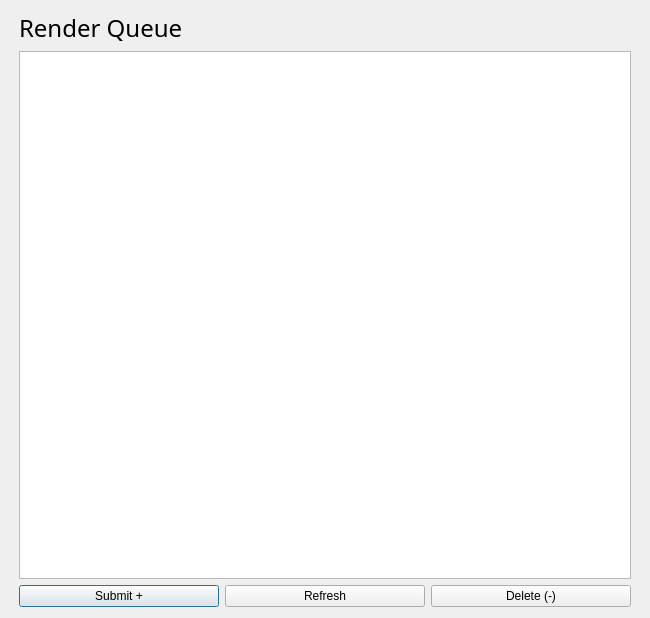
<?xml version="1.0" encoding="UTF-8"?>
<ui version="4.0">
 <class>RenderQueue</class>
 <widget class="QDialog" name="RenderQueue">
  <property name="geometry">
   <rect>
    <x>0</x>
    <y>0</y>
    <width>650</width>
    <height>618</height>
   </rect>
  </property>
  <property name="sizePolicy">
   <sizepolicy hsizetype="Maximum" vsizetype="Preferred">
    <horstretch>0</horstretch>
    <verstretch>0</verstretch>
   </sizepolicy>
  </property>
  <property name="maximumSize">
   <size>
    <width>650</width>
    <height>16777215</height>
   </size>
  </property>
  <property name="windowTitle">
   <string>RenderQueue</string>
  </property>
  <property name="windowOpacity">
   <double>1.000000000000000</double>
  </property>
  <layout class="QGridLayout" name="gridLayout_2">
   <item row="0" column="0">
    <widget class="QLabel" name="label">
     <property name="font">
      <font>
       <family>Cordia New</family>
       <pointsize>18</pointsize>
      </font>
     </property>
     <property name="text">
      <string>Render Queue</string>
     </property>
    </widget>
   </item>
   <item row="2" column="0">
    <layout class="QHBoxLayout" name="horizontalLayout">
     <item>
      <widget class="QPushButton" name="submit_button">
       <property name="minimumSize">
        <size>
         <width>20</width>
         <height>0</height>
        </size>
       </property>
       <property name="maximumSize">
        <size>
         <width>200</width>
         <height>16777215</height>
        </size>
       </property>
       <property name="text">
        <string>Submit +</string>
       </property>
       <property name="+command" stdset="0">
        <string>&quot;i.submitFile()&quot;</string>
       </property>
      </widget>
     </item>
     <item>
      <widget class="QPushButton" name="refresh_button">
       <property name="minimumSize">
        <size>
         <width>20</width>
         <height>0</height>
        </size>
       </property>
       <property name="maximumSize">
        <size>
         <width>200</width>
         <height>250</height>
        </size>
       </property>
       <property name="text">
        <string>Refresh</string>
       </property>
       <property name="+command" stdset="0">
        <string>&quot;i.refreshList()&quot;</string>
       </property>
      </widget>
     </item>
     <item>
      <widget class="QPushButton" name="delete_button">
       <property name="minimumSize">
        <size>
         <width>20</width>
         <height>0</height>
        </size>
       </property>
       <property name="maximumSize">
        <size>
         <width>200</width>
         <height>16777215</height>
        </size>
       </property>
       <property name="text">
        <string>Delete (-)</string>
       </property>
       <property name="+command" stdset="0">
        <string>&quot;i.deleteItem()&quot;</string>
       </property>
      </widget>
     </item>
    </layout>
   </item>
   <item row="1" column="0">
    <layout class="QGridLayout" name="gridLayout">
     <item row="1" column="1" colspan="2">
      <widget class="QListWidget" name="renderList">
       <property name="enabled">
        <bool>true</bool>
       </property>
       <property name="sizePolicy">
        <sizepolicy hsizetype="Ignored" vsizetype="Expanding">
         <horstretch>0</horstretch>
         <verstretch>0</verstretch>
        </sizepolicy>
       </property>
       <property name="maximumSize">
        <size>
         <width>16777215</width>
         <height>16777215</height>
        </size>
       </property>
       <property name="font">
        <font>
         <pointsize>10</pointsize>
         <weight>50</weight>
         <bold>false</bold>
        </font>
       </property>
       <property name="styleSheet">
        <string notr="true"/>
       </property>
       <property name="frameShape">
        <enum>QFrame::StyledPanel</enum>
       </property>
       <property name="lineWidth">
        <number>5</number>
       </property>
       <property name="viewMode">
        <enum>QListView::ListMode</enum>
       </property>
       <property name="modelColumn">
        <number>0</number>
       </property>
       <property name="selectionRectVisible">
        <bool>true</bool>
       </property>
       <property name="currentRow">
        <number>-1</number>
       </property>
       <property name="sortingEnabled">
        <bool>false</bool>
       </property>
      </widget>
     </item>
    </layout>
   </item>
  </layout>
 </widget>
 <resources/>
 <connections/>
</ui>
